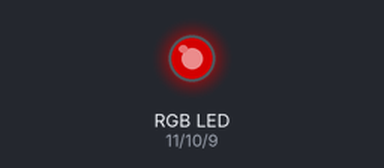
This sketch was run on a simulated Arduino Uno, built with avr-gcc and run on an emulated ATmega328P. On the bench: an RGB LED mixed from three pins (HIGH = lit). Dim RGB values are drawn brighter than linear.

Above: at 0.05 s.
At 1.5 s:
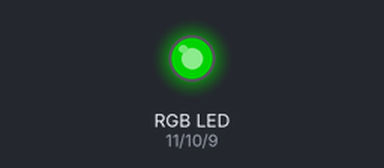
At 2.25 s:
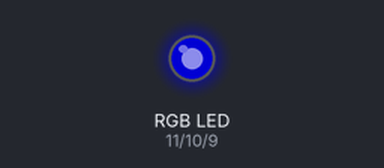
At 3.0 s:
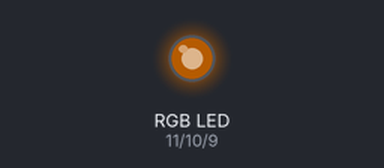
At 4.0 s:
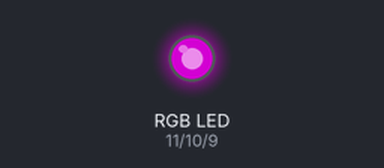
At 6.0 s:
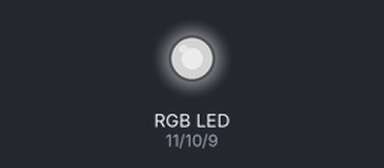
Timing chart, 0 to 7.8 s (numbered marks = the images above):
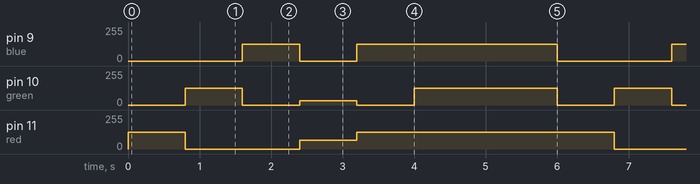

Measured:
- by itself, pin 9 (blue): repeats every 6.0 s: 0/255 0.80 s, 125/255 2.8 s, 0/255 1.6 s, 125/255 0.80 s
- by itself, pin 10 (green): repeats every 6.0 s: 0/255 0.80 s, 32/255 0.80 s, 0/255 0.80 s, 125/255 2.0 s, 0/255 0.80 s, 125/255 0.80 s
- by itself, pin 11 (red): repeats every 6.0 s: 0/255 1.6 s, 64/255 0.80 s, 125/255 3.6 s

The sketch:

day8_rgb.ino
```cpp
int red = 11;
int green = 10;
int blue = 9;

void setup() {
  // put your setup code here, to run once:
  pinMode(red, OUTPUT);
  pinMode(green, OUTPUT);
  pinMode(blue, OUTPUT);
}

void RGB_color(int red_value, int green_value, int blue_value) {
  analogWrite(red, red_value);
  analogWrite(green, green_value);
  analogWrite(blue, blue_value);
}

void loop() {
  // put your main code here, to run repeatedly:
  RGB_color(125, 0, 0); // Red
  delay(800);
  RGB_color(0, 125, 0); // Green
  delay(800);
  RGB_color(0, 0, 125); // Blue
  delay(800);
  RGB_color(64, 32, 0); // yellow
  delay(800);
  RGB_color(125, 0, 125); // purple
  delay(800);
  RGB_color(125, 125, 125); // white
  delay(2000);
}
```
